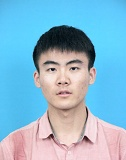
#> input picture 白底身份证，改白底/sfz.jpg, 126 x 160 px
$ python untitled1.py
#> lines starting #> are read from the running program, lines starting #| are printed output that depends on the picture; after the words box and inside, x2 and y2 are one past the last pixel; in counts of white or black regions, pixels touching at a corner belong together
# -*- coding: utf-8 -*-
"""
Created on Thu Apr 25 14:57:11 2019

@author: dell
"""

import cv2
import numpy as np
img=cv2.imread('sfz.jpg')
#> img is the input picture: shape (160, 126, 3); mean B, G, R 207.8, 183.4, 137.2
rows,cols,channels = img.shape
#> rows = 160; cols = 126; channels = 3
HSV=cv2.cvtColor(img,cv2.COLOR_BGR2HSV)
#> HSV: shape (160, 126, 3); mean H, S, V 94.8, 112.7, 222.3
lower=np.array([90,110,46])
upper=np.array([110,255,255])
mask=cv2.inRange(HSV,lower,upper)
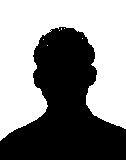
#> mask: shape (160, 126); 53.9% white; 1 black region, box (x1, y1, x2, y2) and area: (0, 27, 126, 160) 9297
# [7 lines of commented-out code are left out]

for i in range(rows):
    for j in range(cols):
        if mask[i,j]==255:
            img[i,j]=(255,255,255)#此处替换颜色，为BGR通道
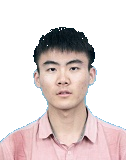
#> img: shape (160, 126, 3); mean B, G, R 212.6, 213.5, 225.5
cv2.imshow('res',img)
cv2.waitKey(0)
